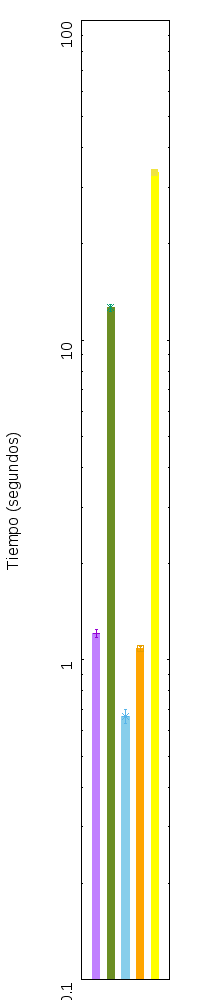

Here is the gnuplot script that generated this plot:
set terminal png size 200,1000
set output "tm.png"

set style line 1 lc rgb "purple"
set style line 2 lc rgb "#6B8E23"
set style line 3 lc rgb "skyblue"
set style line 4 lc rgb "orange"
set style line 5 lc rgb "yellow"

set style fill solid
set boxwidth 0.5

set logscale y
unset xtics
set xrange [0:6]
set ylabel "Tiempo (segundos)"
set ytics rotate by 90
unset key

plot "dttm.dat" using 1:3:xtic(2) w boxes ls 1 title "Decision Tree", "dttm.dat" using 1:3:4 w errorbars linetype 1 title "", \
     "rftm.dat" using 1:3:xtic(2) w boxes ls 2 title "Random Forest", "rftm.dat" using 1:3:4 w errorbars linetype 2 title "", \
     "nbtm.dat" using 1:3:xtic(2) w boxes ls 3 title "Naive Bayes", "nbtm.dat" using 1:3:4 w errorbars linetype 3 title "", \
     "knntm.dat" using 1:3:xtic(2) w boxes ls 4 title "KNN", "knntm.dat" using 1:3:4 w errorbars linetype 4 title "", \
     "svctm.dat" using 1:3:xtic(2) w boxes ls 5 title "SVM", "svctm.dat" using 1:3:4 w errorbars linetype 5 title ""
